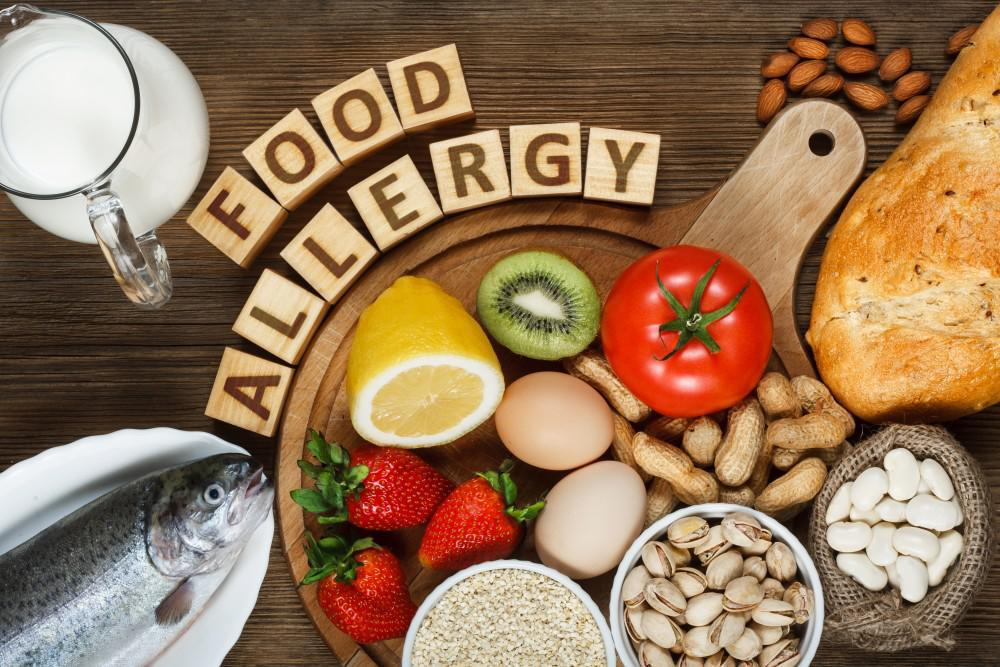
#> input picture 2095485.jpg, 1000 x 667 px, given in place of the camera
$ jupyter execute --allow-errors tesserectOCR.ipynb   (shell and % lines are left out)
#> lines starting #> are read from the running program, lines starting #| are printed output that depends on the picture; after the words box and inside, x2 and y2 are one past the last pixel; in counts of white or black regions, pixels touching at a corner belong together
#> further down, frame is the input picture: shape (667, 1000, 3); mean B, G, R 88, 118.7, 150.8
#> (key q is pressed here)
[cell 1]
import cv2
import numpy as np

# get grayscale image
def get_grayscale(image):
    return cv2.cvtColor(image, cv2.COLOR_BGR2GRAY)
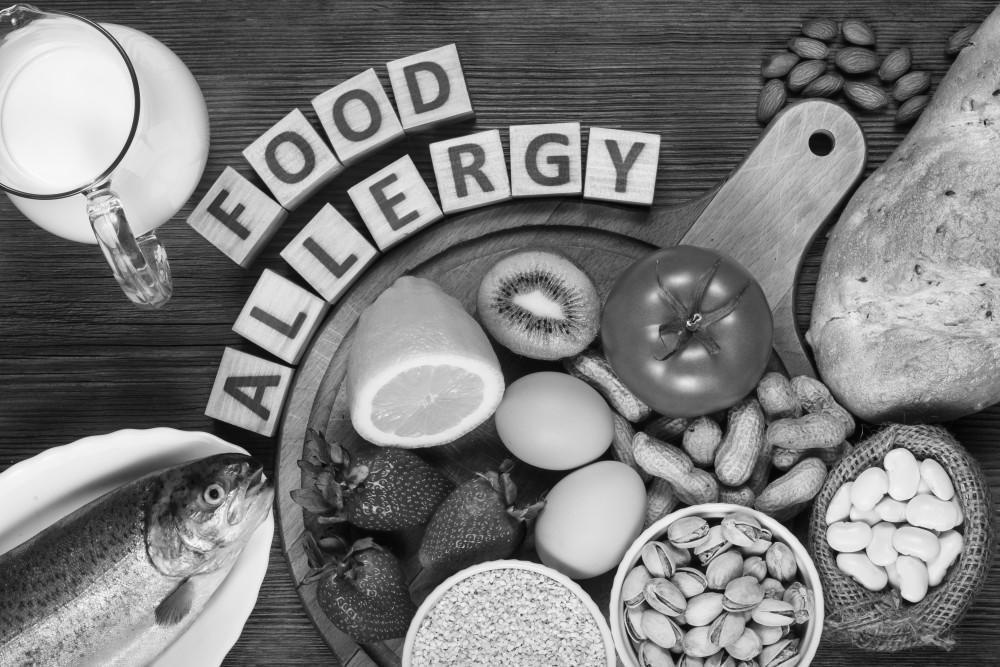
#> returned value: shape (667, 1000); min 0, max 254, mean 124.8

# noise removal
def remove_noise(image):
    return cv2.medianBlur(image,5)

#thresholding
def thresholding(image):
    return cv2.threshold(image, 0, 255, cv2.THRESH_BINARY + cv2.THRESH_OTSU)[1]
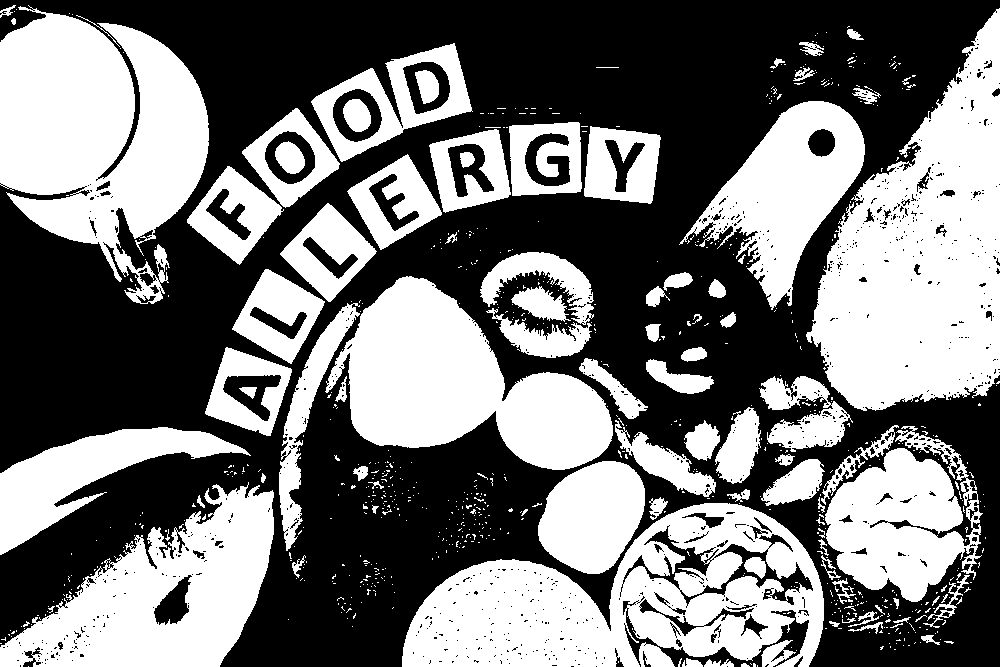
#> returned value: shape (667, 1000); 46.2% white; 798 white regions (706 under 20 px), largest, box (x1, y1, x2, y2) and area: (806, 8, 1000, 411) 45827, (0, 5, 209, 304) 39072, (402, 503, 824, 667) 38635

#dilation
def dilate(image):
    kernel = np.ones((5,5),np.uint8)
    return cv2.dilate(image, kernel, iterations = 1)

#erosion
def erode(image):
    kernel = np.ones((5,5),np.uint8)
    return cv2.erode(image, kernel, iterations = 1)

#opening - erosion followed by dilation
def opening(image):
    kernel = np.ones((5,5),np.uint8)
    return cv2.morphologyEx(image, cv2.MORPH_OPEN, kernel)
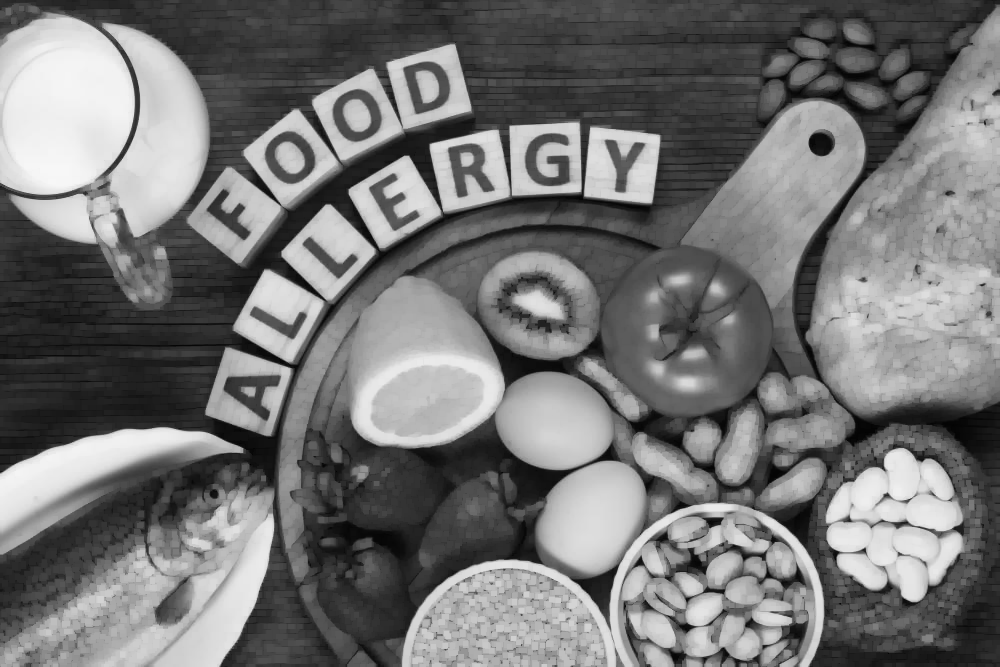
#> returned value: shape (667, 1000); min 0, max 247, mean 116.7

#canny edge detection
def canny(image):
    return cv2.Canny(image, 100, 200)
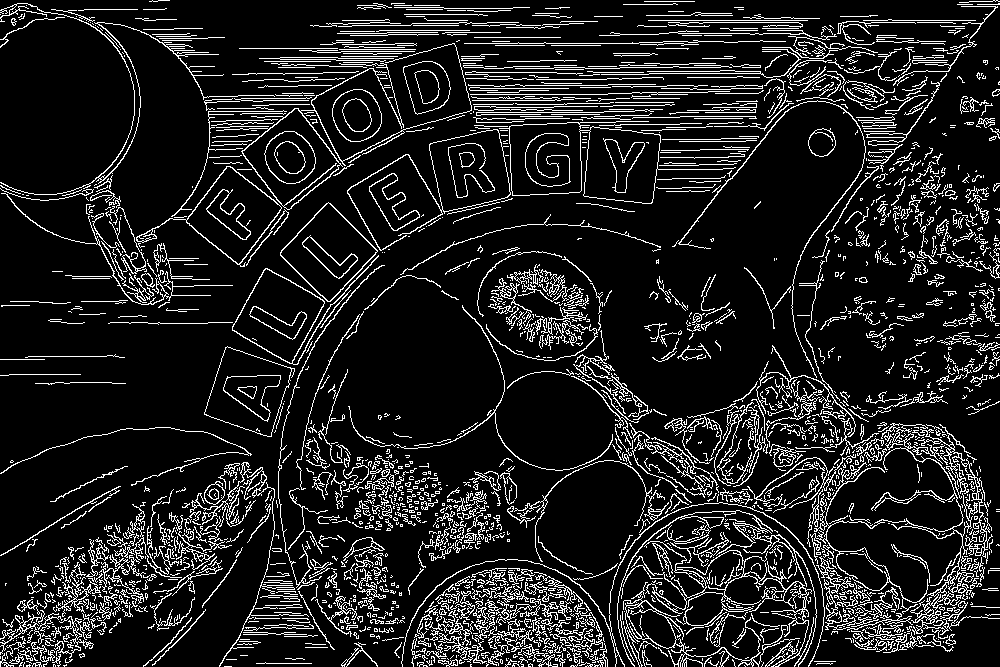
#> returned value: shape (667, 1000); 12.5% white in thin lines or dots

#skew correction
def deskew(image):
    coords = np.column_stack(np.where(image > 0))
    angle = cv2.minAreaRect(coords)[-1]
    if angle < -45:
        angle = -(90 + angle)
    else:
        angle = -angle
    (h, w) = image.shape[:2]
    center = (w // 2, h // 2)
    M = cv2.getRotationMatrix2D(center, angle, 1.0)
    rotated = cv2.warpAffine(image, M, (w, h), flags=cv2.INTER_CUBIC, borderMode=cv2.BORDER_REPLICATE)
    return rotated

#template matching
def match_template(image, template):
    return cv2.matchTemplate(image, template, cv2.TM_CCOEFF_NORMED)

[cell 2]
cap = cv2.VideoCapture(0)

while(True):
    ret, frame = cap.read()
    rgb = cv2.cvtColor(frame, cv2.COLOR_BGR2BGRA)

    cv2.imshow('frame', rgb)
    if cv2.waitKey(1) & 0xFF == ord('q'):
        out = cv2.imwrite('capture.jpg', frame)
        break

cap.release()
cv2.destroyAllWindows()

[cell 3]
import pytesseract
import cv2

img = cv2.imread('capture.jpg')
gray = get_grayscale(img)
thresh = thresholding(gray)
opening = opening(gray)
canny = canny(gray)

h, w, c = img.shape
#> h = 667; w = 1000; c = 3
#> (the rest of this cell did not finish here and is left out)
